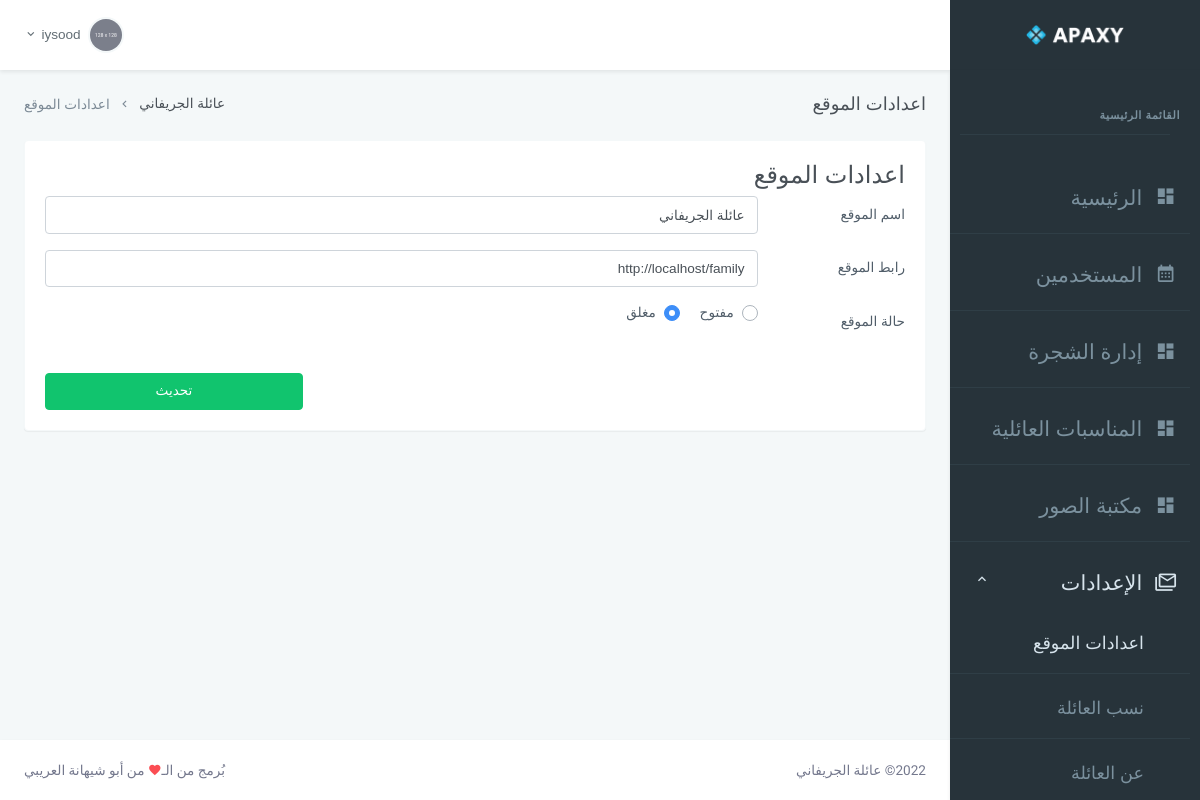
The app's page /staff/setting_main.php (signed in), older data.
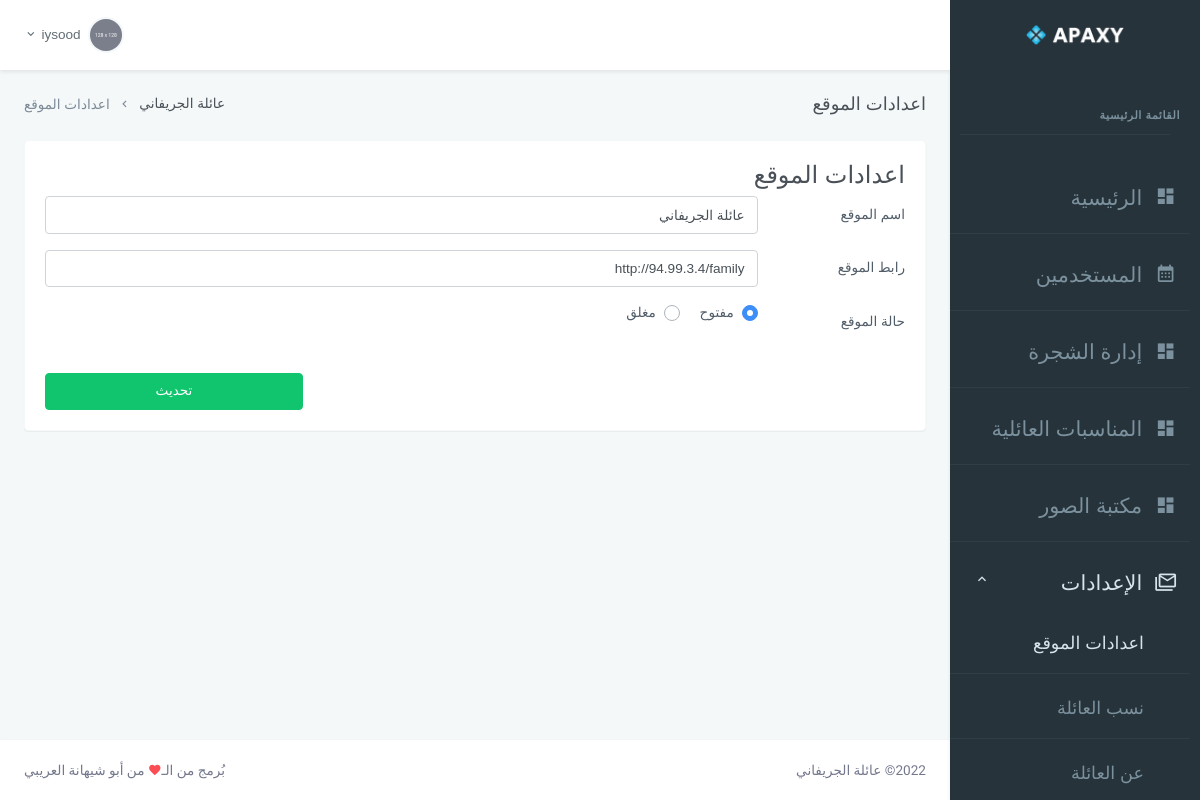
The same page, newer data.
### tables this page shows
CREATE TABLE `settings` (
  `website_name` varchar(255) DEFAULT NULL,
  `website_url` varchar(255) DEFAULT NULL,
  `website_state` tinyint(1) NOT NULL DEFAULT '0'
);

### includes/config.php (called while the page is built, shortened)
<?php session_start();
$servername = "localhost";
$username = "root";
$password = "root";
$dbname = "family";
$conn = new mysqli($servername, $username, $password, $dbname);
$conn->set_charset('utf8mb4');
$sql = $conn->query("SELECT * FROM settings");
$website_settings = $sql->fetch_assoc();

### staff/includes/function.php (called while the page is built, shortened)
<?php require_once '../includes/config.php';
class MainFunc
{
	private $conn;
	public function __construct() {
		global $conn;
		$this->conn = $conn;
	}
	public function get_all_settings() {
    $result = $this->conn->query("SELECT * FROM `settings`");
    return $result->fetch_assoc();
	}
}

### staff/setting_main.php (the view, shortened to what the changed rows need)
<?php include 'header.php'; ?>
  <div class="main-content">
      <div class="page-content">
          <div class="container-fluid">
              <div class="row">
                  <div class="col-12">
                      <div class="page-title-box d-flex align-items-center justify-content-between">
                          <div class="page-title-right">
                              <ol class="breadcrumb m-0">
                                  <li class="breadcrumb-item"><a href="javascript: void(0);"><?php echo $website_settings['website_name']; ?></a></li>
                              </ol>
                          </div>
                      </div>
                  </div>
              </div>
              <div class="row">
                  <div class="col-12">
                      <div class="card">
                          <div class="card-body">
                            <form id="updateSettings">
<?php
$users = new MainFunc();
$all_settings = $users->get_all_settings();
$website_name = $all_settings['website_name'];
$website_url = $all_settings['website_url'];
if($all_settings['website_state'] == true){
  $website_state = "
  <div class='custom-control custom-radio custom-control-inline'>
      <input type='radio' id='website_state1' name='website_state' value='1' class='custom-control-input' checked>
      <label class='custom-control-label' for='website_state1'>مفتوح</label>
  </div>
  <div class='custom-control custom-radio custom-control-inline'>
      <input type='radio' id='website_state0' name='website_state' value='0' class='custom-control-input'>
      <label class='custom-control-label' for='website_state0'>مغلق</label>
  </div>
  ";
}else{
  $website_state = "
  <div class='custom-control custom-radio custom-control-inline'>
      <input type='radio' id='website_state1' name='website_state' value='1' class='custom-control-input' >
      <label class='custom-control-label' for='website_state1'>مفتوح</label>
  </div>
  <div class='custom-control custom-radio custom-control-inline'>
      <input type='radio' id='website_state0' name='website_state' value='0' class='custom-control-input' checked>
      <label class='custom-control-label' for='website_state0'>مغلق</label>
  </div>
  ";
}
?>
                              <div class="form-group row">
                                <div class="col-md-10">
                                  <input class="form-control" type="text" name="website_name" id="website_name" value="<?php echo $website_name; ?>">
                                </div>
                              </div>
                              <div class="form-group row">
                                <div class="col-md-10">
                                  <input class="form-control" type="text" name="website_url" id="website_url" value="<?php echo $website_url; ?>">
                                </div>
                              </div>
                              <div class="form-group row">
                                <div class="col-md-10">
                                  <?php echo $website_state; ?>
                                </div>
                              </div>
                            </form>
                          </div>
                      </div>
                  </div>
              </div>
          </div>
      </div>
<?php include '../get_footer.php'; ?>
  </div>
<?php include 'footer.php'; ?>

### get_footer.php (shortened to what the changed rows need)
<footer class="footer">
    <div class="container-fluid">
        <div class="row">
            <div class="col-sm-6">
                <?php echo date('Y'); ?>© <?php echo $website_settings['website_name']; ?>
            </div>
            <div class="col-sm-6">
                <div class="text-sm-right d-none d-sm-block">
                </div>
            </div>
        </div>
    </div>
</footer>

Row changes from the older to the newer data that the page shows:
changed settings "عائلة الجريفاني": website_url "http://localhost/family" → "http://94.99.3.4/family"
